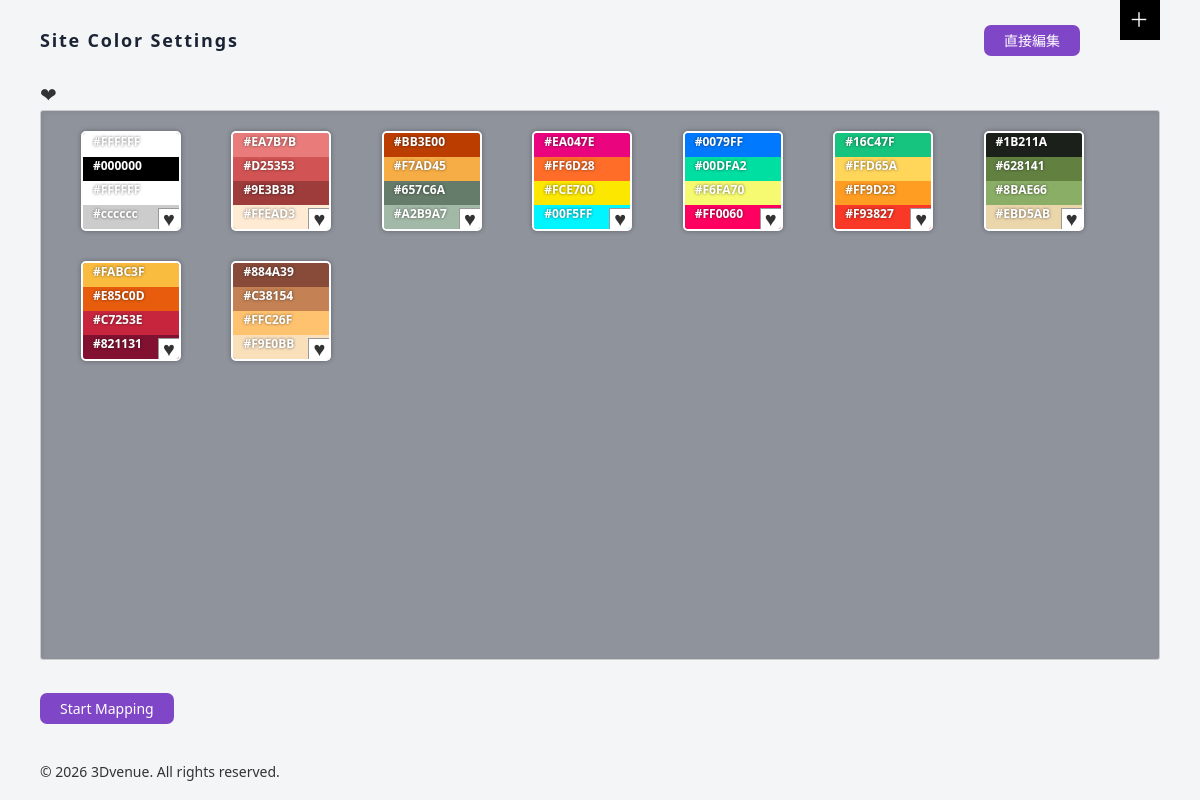
The page /cms/color.php (signed in) on the database its author committed.
### tables this page shows
CREATE TABLE "colors" (
	"colorid"	INTEGER,
	"color1"	TEXT,
	"color2"	TEXT,
	"color3"	TEXT,
	"color4"	TEXT,
	"heart"	INTEGER DEFAULT 0,
	"other2"	TEXT,
	PRIMARY KEY("colorid" AUTOINCREMENT)
);

### cms/lang.php (called while the page is built, shortened)
<?php
$lng = trim(file_get_contents('../common/inc/lang.txt'));
$lang = [];
$fp = fopen('lang/lang.csv', 'r');
$head = fgetcsv($fp);
$head[0] = preg_replace('/^\xEF\xBB\xBF/', '', $head[0]);
while($row = fgetcsv($fp)){
    $data = array_combine($head, $row);
    $key = trim($data['key']);
    $lang[$key] = $data;
}
?>

### cms/color.php (the view, shortened to what this page needs)
<?php
include_once('../common/inc/dbcall.php');
$sql = "SELECT * FROM colors ORDER BY heart DESC";
$stmt = $conn->query($sql);
$colors = $stmt->fetchAll(PDO::FETCH_ASSOC);
include_once('./lang.php');
?>
<!DOCTYPE html>
<html lang="jp">
<head>
    <link rel="stylesheet" type="text/css" href="./css/style.css">
</head>
<body>
<div id="main">
<div class="inner">
    <h2><?=$lang['color_edit'][$lng]?> <button id="direct" class="btn">直接編集</button> <div id="new">＋</div></h2>
    <div id="heaercheck"><input type="checkbox" id="checkedheart" value="1"><label for="checkedheart"><span>❤</span></label></div>
    <div id="flex">
         <section id="colors">
        <ul>
        <?php foreach ($colors as $color): ?>
            <li class="parts element" data-cid="<?= $color['colorid'] ?>" data-heart="<?=$color['heart']?>">
                <div class="color1" style="background:<?= $color['color1'] ?>"><?= $color['color1'] ?></div>
                <div class="color2" style="background:<?= $color['color2'] ?>"><?= $color['color2'] ?></div>
                <div class="color3" style="background:<?= $color['color3'] ?>"><?= $color['color3'] ?></div>
                <div class="color4" style="background:<?= $color['color4'] ?>"><?= $color['color4'] ?></div>
                <label data-cid="<?= $color['colorid'] ?>">
                    <span class="heart">♥</span>
                </label>
            </li>
        <?php endforeach; ?>
        </ul>
        </section>
    </div>
    <div id="mapping">
        <button id="startmapping" class="btn"><?=$lang['color_mapping_start'][$lng]?></button>
    </div>
</div>
    </div>
<div id="footer">
    <div class="inner">
        <div id="copy">&copy; 2026 3Dvenue. All rights reserved.</div>
    </div>
</div>
</body>
</html>

### cms/css/style.css (style rules this page uses)
html { padding:0; margin:0; box-sizing: border-box; font-size: 16px; height:100%; }
body { height:100%; background:#F4F5F6; min-width:880px; }
body * { font-family: "Segoe UI", "Meiryo", sans-serif; line-height: 1.5; color:#333; }
h1,h2,h3,h4 { letter-spacing: .1em; }
* { padding:0; margin:0; box-sizing: border-box; }
.inner { width:100%; max-width:1400px; padding:0 40px; margin:0 auto; }
.btn { padding:5px 20px; background:#feab64; color:#FFF; border:none; border-radius: 7px; cursor: pointer; }
#main { min-height:calc(100vh - 70px); padding:0 0 10px; }
#main .inner { max-width:1400px; }
#main .inner #new { display:flex; justify-content: center; align-items: center; line-height: 1.0; background:#000; color:#FFF; font-weight: 500; font-size:20px; width:40px; height:40px; cursor: pointer; }
#main h2 { position: relative; color:#1A2434; padding:15px 0 10px; font-size:18px; }
#footer { font-size:14px; width:100%; }
#footer .inner { height:50px; display: flex; align-items: center; }

### cms/color.php (style rules this page uses)
body > #main { padding:0; }
body #main h2 { position: relative; display: flex; justify-content: space-between; align-items: center; height:80px; margin:0; padding:0 80px 0 0; }
body #main h2 #new { position:absolute; top:0; right:0; }
#main #flex { position:relative; height:calc(100vh - 250px); }
#heaercheck span { font-size:20px; cursor: pointer; }
#main #colors { position: absolute; top:0; left:0; width:100%; height:100%; overflow-y: auto; padding:20px 40px; border:1px solid #ccc; border-radius: 3px; background:#1A243477; box-shadow: 2px 2px 5px #0001 inset; }
#colors ul { padding:0; margin:0; list-style: none; display: grid; gap: clamp(5px, 5vw, 15px); grid-template-columns: repeat(auto-fill, minmax(120px, 1fr)); }
#colors ul li { display: block; width: 100%; aspect-ratio: 1/1; font-size: 14px; padding:0; margin-bottom:15px; border:2px solid #FFF; max-width:100px; cursor: pointer; position:relative; border-radius:5px; overflow: hidden; box-shadow: 0 0 5px #0005; }
#colors ul li div { padding:0 10px; font-size:12px; height:25%; color:#FFF; font-weight:700; -webkit-text-stroke: .1px #FFFc; text-shadow: 0 0 3px #0009; }
#colors ul li label { position:absolute; bottom:-1px; right:-1px; background:#FFF; border:1px solid #999; }
#colors ul li label span { display: block; font-size:20px; width:20px; height:20px; cursor: pointer; display: flex; align-items: center; justify-content: center; outline:none; }
#main #mapping { margin-top:10px; display: flex; align-items: center; height:76px; padding-right:35px; }
#main .btn { background:#8046C8; font-size:14px; }

### rows shown on the page
colors: color1 "#FFFFFF", color2 "#000000", color3 "#FFFFFF", color4 "#cccccc"
colors: color1 "#EA7B7B", color2 "#D25353", color3 "#9E3B3B", color4 "#FFEAD3"
colors: color1 "#BB3E00", color2 "#F7AD45", color3 "#657C6A", color4 "#A2B9A7"
colors: color1 "#EA047E", color2 "#FF6D28", color3 "#FCE700", color4 "#00F5FF"
colors: color1 "#0079FF", color2 "#00DFA2", color3 "#F6FA70", color4 "#FF0060"
colors: color1 "#16C47F", color2 "#FFD65A", color3 "#FF9D23", color4 "#F93827"
colors: color1 "#1B211A", color2 "#628141", color3 "#8BAE66", color4 "#EBD5AB"
colors: color1 "#FABC3F", color2 "#E85C0D", color3 "#C7253E", color4 "#821131"
colors: color1 "#884A39", color2 "#C38154", color3 "#FFC26F", color4 "#F9E0BB"

### other values the page prints
$lang['color_edit'][$lng] "Site Color Settings"
$lang['color_mapping_start'][$lng] "Start Mapping"
